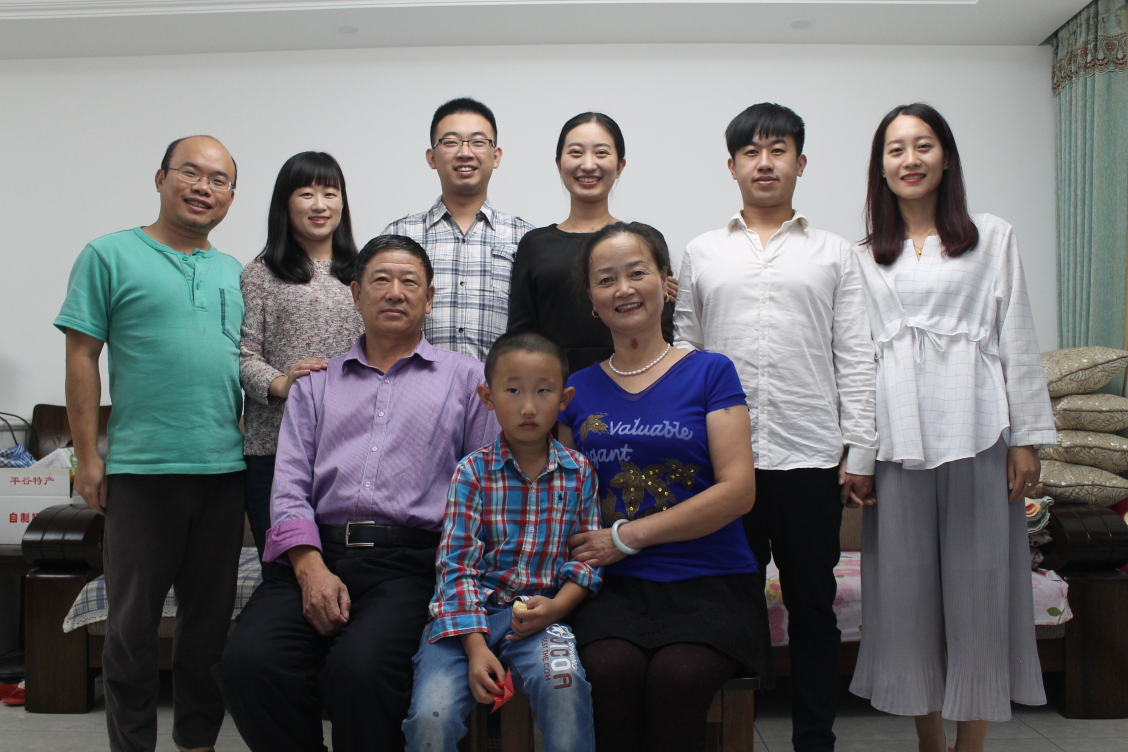
#> input picture src/resources/images/test.jpg, 2256 x 1504 px (shown at 1/2 size); its folder holds only this picture in this run
$ python PilPotLine.py   (older library calls are emulated)
#> lines starting #> are read from the running program, lines starting #| are printed output that depends on the picture
### src/python/cv/ch1/imtools.py
# coding=utf-8
__author__ = 'modoso'

import os
from PIL import Image
from numpy import *

IMAGE_PATH = os.path.abspath('../../../resources/images')
THUMB_PATH = os.path.abspath('../../../resources/thumbs')


def get_imlist(path):
    return [os.path.join(path, f) for f in os.listdir(path) if f.endswith('.jpg')]


def imagePath(imageName):
    return os.path.join(IMAGE_PATH, imageName)


def thumbPath(imageName):
    return os.path.join(THUMB_PATH, imageName)


def imresize(im, sz):
    pil_im = Image.fromarray(im)
    return array(pil_im.resize(sz))


# [46 lines left out: functions histeq, compute_average, pca, not called in this run]

### src/python/cv/ch1/PilPotLine.py
__author__ = 'modoso'

from PIL import Image
import matplotlib.pyplot as plt
from pylab import array
import imtools

#read image into array
im = array(Image.open(imtools.imagePath('test.jpg')))
#> im is the input picture: shape (1504, 2256, 3); mean R, G, B 113.4, 112.7, 115

#draw image
plt.imshow(im)

#4 dots (x[0,y[0]), (x[1],y[1]) ...
x = [100, 100, 400, 400]
y = [200, 500, 200, 500]

#draw 4 dot
plt.plot(x[0], y[0], 'b*')
plt.plot(x[1], y[1], 'r*')
plt.plot(x[2], y[2], 'y*')
plt.plot(x[3], y[3], 'w*')

#draw line
plt.plot(x[:4], y[:4],'y-')

#Set title
plt.title('Plotting: "test.jpg"')

#close axis
plt.axis('off')

#show image
plt.show()
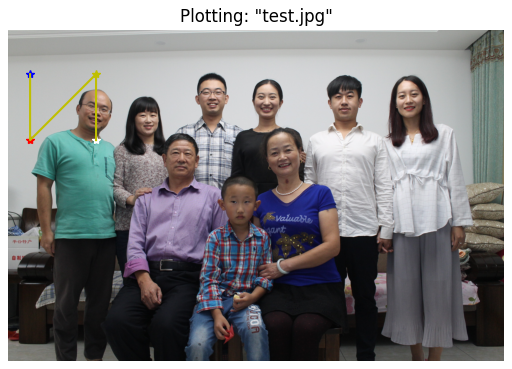
#> figure drawn by matplotlib, 1 panel
